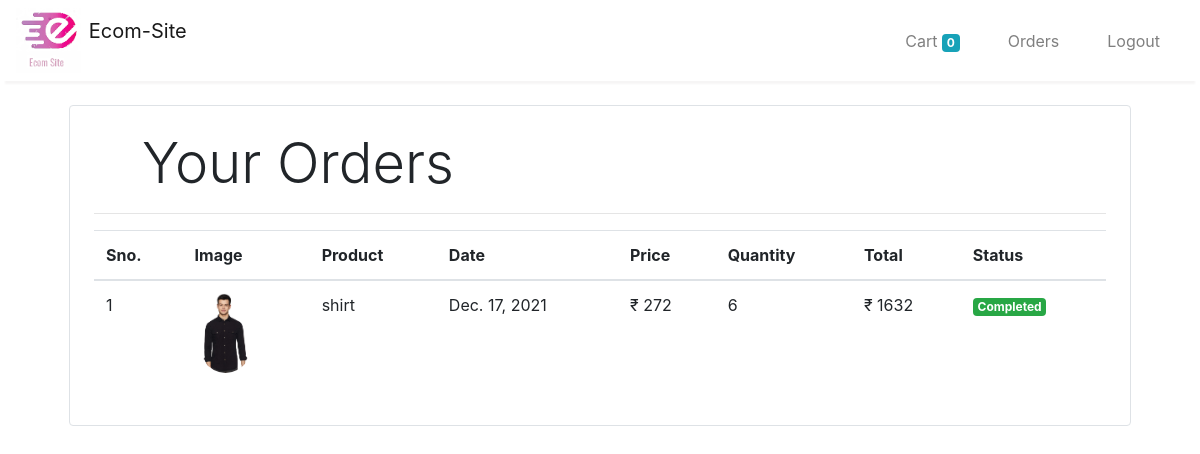
Screenshot of /orders (signed in) with the database file from the repository.
### store/models/orders.py (models this page shows, shortened)
class Order(models.Model):
    id = models.AutoField(primary_key=True)
    product = models.ForeignKey(Product,
                                on_delete=models.CASCADE)
    customer = models.ForeignKey(Customer,
                                 on_delete=models.CASCADE)
    quantity = models.IntegerField(default=1)
    price = models.IntegerField()
    address = models.CharField(max_length=50, default='', blank=True)
    phone = models.CharField(max_length=50, default='', blank=True)
    date = models.DateField(default=datetime.datetime.today)
    status = models.BooleanField(default=False)
    def __str__(self):
        status="Pending"
        if self.status:
            status="Completed"
        return str(str(self.id)+"   -Date   -"+str(self.date)+"    -"+status)
    @staticmethod
    def get_orders_by_customer(customer_id):
        return Order.objects.filter(customer=customer_id).order_by('-date')

### store/models/product.py (models this page shows, shortened)
class Product(models.Model):
    name = models.CharField(max_length=50)
    price = models.IntegerField(default=0)
    category = models.ForeignKey(Category, on_delete=models.CASCADE, default=1)
    description = models.CharField(max_length=200, default='' , null=True , blank=True)
    image = models.ImageField(upload_to='uploads/products/')

### store/middlewares/auth.py (the view)
    def middleware(request):
        print(request.session.get('customer'))
        returnUrl = request.META['PATH_INFO']
        print(request.META['PATH_INFO'])
        if not request.session.get('customer'):
           return redirect(f'login?return_url={returnUrl}')
        response = get_response(request)
        return response

### store/templatetags/custom_filter.py (called while the page is built)
@register.filter(name='currency')
def currency(number):
    return "₹ "+str(number)

@register.filter(name='multiply')
def multiply(number , number1):
    return number * number1

### store/views/orders.py (called while the page is built)
    def get(self , request ):
        customer = request.session.get('customer')
        orders = Order.get_orders_by_customer(customer)
        print(orders)
        return render(request , 'orders.html'  , {'orders' : orders})

### store/templates/orders.html
{% extends 'base.html' %}
{% block content %}
{% load cart %}
{% load custom_filter %}
<div class="container">
   <div class="border rounded p-4 m-4">
        <p class="display-4 pl-4 ml-4">Your Orders</p>
        <hr>
        <table class="table">
            <thead>
                <tr>
                    <th>Sno.</th>
                    <th>Image</th>
                    <th>Product</th>
                    <th>Date</th>
                    <th>Price</th>
                    <th>Quantity</th>
                    <th>Total</th>
                    <th>Status</th>
                </tr>
            </thead>
            <tbody>
                {% for order in orders %}
                <tr>
                    <td>{{forloop.counter}}</td>
                    <td><img style="height: 80px;" class="rounded-circle" src="{{order.product.image.url}}" alt=""></td>
                    <td>{{order.product.name}}</td>
                    <td>{{order.date}}</td>
                    <td>{{order.price|currency}}</td>
                    <td>{{order.quantity}}</td>
                    <td>{{order.quantity|multiply:order.price|currency}}</td>
                    {% if order.status %}
                    <td><small class="badge badge-success">Completed</small></td>
                    {%else%}
                    <td><small class="badge badge-warning">Pending</small></td>
                    {% endif %}
                </tr>
                {% endfor %}
            </tbody>
        </table>
   </div>
</div>
{% endblock %}

### rows the page displays
Order: product.image (picture), product.name "shirt", date "Dec. 17, 2021", price "₹ 272", quantity "6", quantity|multiply "₹ 1632", status "Completed"

### other values shown
{{ request.session.cart.keys|length }} "0"
